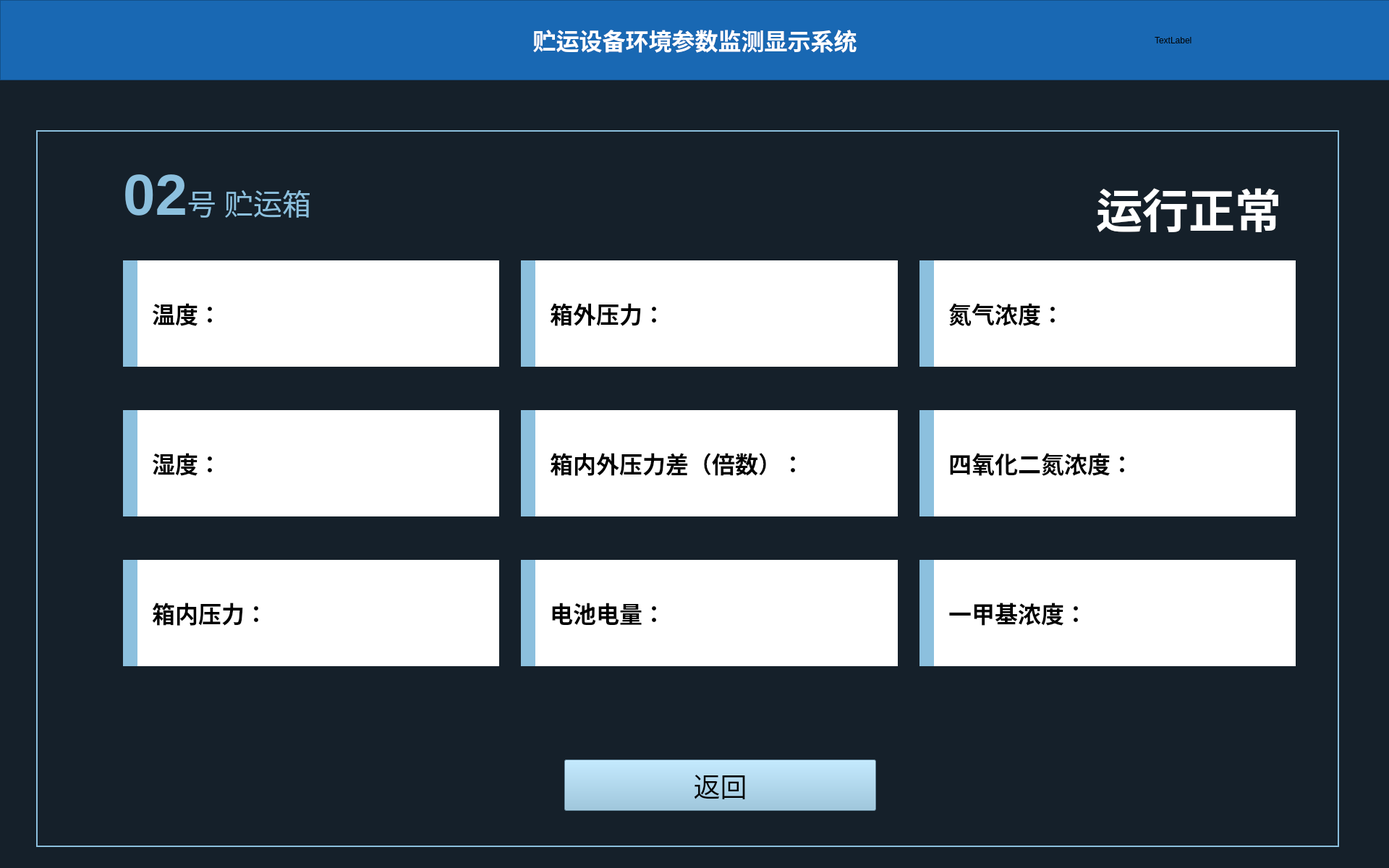
<?xml version="1.0" encoding="UTF-8"?>
<ui version="4.0">
 <class>Box1_Window</class>
 <widget class="QMainWindow" name="Box1_Window">
  <property name="geometry">
   <rect>
    <x>0</x>
    <y>0</y>
    <width>1920</width>
    <height>1200</height>
   </rect>
  </property>
  <property name="windowTitle">
   <string>MainWindow</string>
  </property>
  <property name="styleSheet">
   <string notr="true">background-color: rgb(21, 32, 42);</string>
  </property>
  <widget class="QWidget" name="centralwidget">
   <widget class="QFrame" name="frame">
    <property name="geometry">
     <rect>
      <x>0</x>
      <y>0</y>
      <width>1921</width>
      <height>111</height>
     </rect>
    </property>
    <property name="styleSheet">
     <string notr="true">background-color: rgb(25, 104, 179);</string>
    </property>
    <property name="frameShape">
     <enum>QFrame::StyledPanel</enum>
    </property>
    <property name="frameShadow">
     <enum>QFrame::Raised</enum>
    </property>
    <layout class="QHBoxLayout" name="horizontalLayout" stretch="1,4,1">
     <item>
      <widget class="QLabel" name="label">
       <property name="styleSheet">
        <string notr="true">image: url(:/jpg/images/logo.png);</string>
       </property>
       <property name="text">
        <string/>
       </property>
      </widget>
     </item>
     <item>
      <widget class="QLabel" name="label_2">
       <property name="font">
        <font>
         <family>黑体</family>
        </font>
       </property>
       <property name="styleSheet">
        <string notr="true"/>
       </property>
       <property name="text">
        <string>&lt;html&gt;&lt;head/&gt;&lt;body&gt;&lt;p&gt;&lt;span style=&quot; font-size:24pt; font-weight:600; color:#ffffff;&quot;&gt;贮运设备环境参数监测显示系统&lt;/span&gt;&lt;/p&gt;&lt;/body&gt;&lt;/html&gt;</string>
       </property>
       <property name="scaledContents">
        <bool>false</bool>
       </property>
       <property name="alignment">
        <set>Qt::AlignCenter</set>
       </property>
      </widget>
     </item>
     <item>
      <widget class="QLabel" name="label_3">
       <property name="text">
        <string>TextLabel</string>
       </property>
      </widget>
     </item>
    </layout>
   </widget>
   <widget class="QFrame" name="frame_2">
    <property name="geometry">
     <rect>
      <x>50</x>
      <y>180</y>
      <width>1801</width>
      <height>991</height>
     </rect>
    </property>
    <property name="styleSheet">
     <string notr="true">color: rgb(140, 192, 222);</string>
    </property>
    <property name="frameShape">
     <enum>QFrame::Panel</enum>
    </property>
    <property name="frameShadow">
     <enum>QFrame::Plain</enum>
    </property>
    <property name="lineWidth">
     <number>2</number>
    </property>
    <property name="midLineWidth">
     <number>0</number>
    </property>
    <widget class="QLabel" name="label_4">
     <property name="geometry">
      <rect>
       <x>120</x>
       <y>40</y>
       <width>301</width>
       <height>101</height>
      </rect>
     </property>
     <property name="text">
      <string>&lt;html&gt;&lt;head/&gt;&lt;body&gt;&lt;p&gt;&lt;span style=&quot; font-size:60pt; font-weight:792;&quot;&gt;02&lt;/span&gt;&lt;span style=&quot; font-size:30pt; font-weight:96;&quot;&gt;号 贮运箱&lt;/span&gt;&lt;/p&gt;&lt;/body&gt;&lt;/html&gt;</string>
     </property>
    </widget>
    <widget class="QWidget" name="gridLayoutWidget">
     <property name="geometry">
      <rect>
       <x>120</x>
       <y>180</y>
       <width>1621</width>
       <height>561</height>
      </rect>
     </property>
     <layout class="QGridLayout" name="gridLayout">
      <property name="horizontalSpacing">
       <number>30</number>
      </property>
      <property name="verticalSpacing">
       <number>60</number>
      </property>
      <item row="0" column="1">
       <widget class="QLabel" name="label_6">
        <property name="styleSheet">
         <string notr="true">*{background-color: rgb(255, 255, 255);
border-left: 20px solid rgb(140, 192, 222);
color: rgb(0, 0, 0);}</string>
        </property>
        <property name="text">
         <string>&lt;html&gt;&lt;head/&gt;&lt;body&gt;&lt;p&gt;&lt;span style=&quot; font-size:24pt; font-weight:600;&quot;&gt;箱外压力：&lt;/span&gt;&lt;/p&gt;&lt;/body&gt;&lt;/html&gt;</string>
        </property>
        <property name="indent">
         <number>40</number>
        </property>
       </widget>
      </item>
      <item row="2" column="0">
       <widget class="QLabel" name="label_11">
        <property name="styleSheet">
         <string notr="true">color: rgb(0, 0, 0);
background-color: rgb(255, 255, 255);
border-left: 20px solid rgb(140, 192, 222);</string>
        </property>
        <property name="text">
         <string>&lt;html&gt;&lt;head/&gt;&lt;body&gt;&lt;p&gt;&lt;span style=&quot; font-size:24pt; font-weight:600;&quot;&gt;箱内压力：&lt;/span&gt;&lt;/p&gt;&lt;/body&gt;&lt;/html&gt;</string>
        </property>
        <property name="indent">
         <number>40</number>
        </property>
       </widget>
      </item>
      <item row="0" column="2">
       <widget class="QLabel" name="label_7">
        <property name="styleSheet">
         <string notr="true">color: rgb(0, 0, 0);
background-color: rgb(255, 255, 255);
border-left: 20px solid rgb(140, 192, 222);</string>
        </property>
        <property name="text">
         <string>&lt;html&gt;&lt;head/&gt;&lt;body&gt;&lt;p&gt;&lt;span style=&quot; font-size:24pt; font-weight:600;&quot;&gt;氮气浓度：&lt;/span&gt;&lt;/p&gt;&lt;/body&gt;&lt;/html&gt;</string>
        </property>
        <property name="indent">
         <number>40</number>
        </property>
       </widget>
      </item>
      <item row="2" column="1">
       <widget class="QLabel" name="label_12">
        <property name="enabled">
         <bool>true</bool>
        </property>
        <property name="layoutDirection">
         <enum>Qt::LeftToRight</enum>
        </property>
        <property name="autoFillBackground">
         <bool>false</bool>
        </property>
        <property name="styleSheet">
         <string notr="true">color: rgb(0, 0, 0);
background-color: rgb(255, 255, 255);
border-left: 20px solid rgb(140, 192, 222);</string>
        </property>
        <property name="frameShape">
         <enum>QFrame::NoFrame</enum>
        </property>
        <property name="frameShadow">
         <enum>QFrame::Plain</enum>
        </property>
        <property name="lineWidth">
         <number>1</number>
        </property>
        <property name="text">
         <string>&lt;html&gt;&lt;head/&gt;&lt;body&gt;&lt;p&gt;&lt;span style=&quot; font-size:24pt; font-weight:600;&quot;&gt;电池电量：&lt;/span&gt;&lt;/p&gt;&lt;/body&gt;&lt;/html&gt;</string>
        </property>
        <property name="scaledContents">
         <bool>false</bool>
        </property>
        <property name="indent">
         <number>40</number>
        </property>
       </widget>
      </item>
      <item row="1" column="1">
       <widget class="QLabel" name="label_9">
        <property name="styleSheet">
         <string notr="true">color: rgb(0, 0, 0);
background-color: rgb(255, 255, 255);
border-left: 20px solid rgb(140, 192, 222);</string>
        </property>
        <property name="text">
         <string>&lt;html&gt;&lt;head/&gt;&lt;body&gt;&lt;p&gt;&lt;span style=&quot; font-size:24pt; font-weight:600;&quot;&gt;箱内外压力差（倍数）：&lt;/span&gt;&lt;/p&gt;&lt;/body&gt;&lt;/html&gt;</string>
        </property>
        <property name="indent">
         <number>40</number>
        </property>
       </widget>
      </item>
      <item row="1" column="0">
       <widget class="QLabel" name="label_8">
        <property name="styleSheet">
         <string notr="true">*{background-color: rgb(255, 255, 255);
border-left: 20px solid rgb(140, 192, 222);
color: rgb(0, 0, 0);}</string>
        </property>
        <property name="text">
         <string>&lt;html&gt;&lt;head/&gt;&lt;body&gt;&lt;p&gt;&lt;span style=&quot; font-size:24pt; font-weight:600;&quot;&gt;湿度：&lt;/span&gt;&lt;/p&gt;&lt;/body&gt;&lt;/html&gt;</string>
        </property>
        <property name="indent">
         <number>40</number>
        </property>
       </widget>
      </item>
      <item row="1" column="2">
       <widget class="QLabel" name="label_10">
        <property name="styleSheet">
         <string notr="true">color: rgb(0, 0, 0);
background-color: rgb(255, 255, 255);
border-left: 20px solid rgb(140, 192, 222);</string>
        </property>
        <property name="text">
         <string>&lt;html&gt;&lt;head/&gt;&lt;body&gt;&lt;p&gt;&lt;span style=&quot; font-size:24pt; font-weight:600;&quot;&gt;四氧化二氮浓度：&lt;/span&gt;&lt;/p&gt;&lt;/body&gt;&lt;/html&gt;</string>
        </property>
        <property name="indent">
         <number>40</number>
        </property>
       </widget>
      </item>
      <item row="2" column="2">
       <widget class="QLabel" name="label_13">
        <property name="styleSheet">
         <string notr="true">color: rgb(0, 0, 0);
background-color: rgb(255, 255, 255);
border-left: 20px solid rgb(140, 192, 222);</string>
        </property>
        <property name="text">
         <string>&lt;html&gt;&lt;head/&gt;&lt;body&gt;&lt;p&gt;&lt;span style=&quot; font-size:24pt; font-weight:600;&quot;&gt;一甲基浓度：&lt;/span&gt;&lt;/p&gt;&lt;/body&gt;&lt;/html&gt;</string>
        </property>
        <property name="indent">
         <number>40</number>
        </property>
       </widget>
      </item>
      <item row="0" column="0">
       <widget class="QLabel" name="label_5">
        <property name="baseSize">
         <size>
          <width>0</width>
          <height>0</height>
         </size>
        </property>
        <property name="styleSheet">
         <string notr="true">*{background-color: rgb(255, 255, 255);
border-left: 20px solid rgb(140, 192, 222);
color: rgb(0, 0, 0);}</string>
        </property>
        <property name="frameShape">
         <enum>QFrame::NoFrame</enum>
        </property>
        <property name="frameShadow">
         <enum>QFrame::Plain</enum>
        </property>
        <property name="lineWidth">
         <number>1</number>
        </property>
        <property name="midLineWidth">
         <number>0</number>
        </property>
        <property name="text">
         <string>&lt;html&gt;&lt;head/&gt;&lt;body&gt;&lt;p&gt;&lt;span style=&quot; font-size:24pt; font-weight:600;&quot;&gt;温度：&lt;/span&gt;&lt;/p&gt;&lt;/body&gt;&lt;/html&gt;</string>
        </property>
        <property name="margin">
         <number>0</number>
        </property>
        <property name="indent">
         <number>40</number>
        </property>
       </widget>
      </item>
     </layout>
    </widget>
    <widget class="QPushButton" name="pushButton">
     <property name="geometry">
      <rect>
       <x>730</x>
       <y>870</y>
       <width>431</width>
       <height>71</height>
      </rect>
     </property>
     <property name="font">
      <font>
       <family>Agency FB</family>
       <pointsize>28</pointsize>
       <weight>50</weight>
       <bold>false</bold>
      </font>
     </property>
     <property name="styleSheet">
      <string notr="true">background-color: rgb(140, 192, 222);
color: rgb(0, 0, 0);</string>
     </property>
     <property name="text">
      <string>返回</string>
     </property>
    </widget>
    <widget class="QLabel" name="label_14">
     <property name="geometry">
      <rect>
       <x>1450</x>
       <y>60</y>
       <width>271</width>
       <height>81</height>
      </rect>
     </property>
     <property name="text">
      <string>&lt;html&gt;&lt;head/&gt;&lt;body&gt;&lt;p&gt;&lt;span style=&quot; font-size:48pt; font-weight:600; color:#ffffff;&quot;&gt;运行正常&lt;/span&gt;&lt;/p&gt;&lt;/body&gt;&lt;/html&gt;</string>
     </property>
     <property name="alignment">
      <set>Qt::AlignRight|Qt::AlignTrailing|Qt::AlignVCenter</set>
     </property>
    </widget>
   </widget>
  </widget>
 </widget>
 <resources>
  <include location="../images_box.qrc"/>
 </resources>
 <connections/>
</ui>
